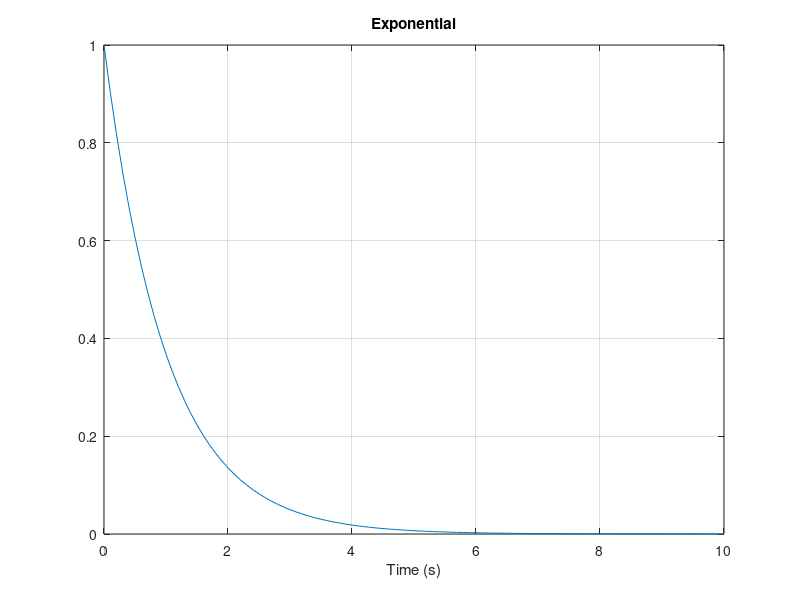
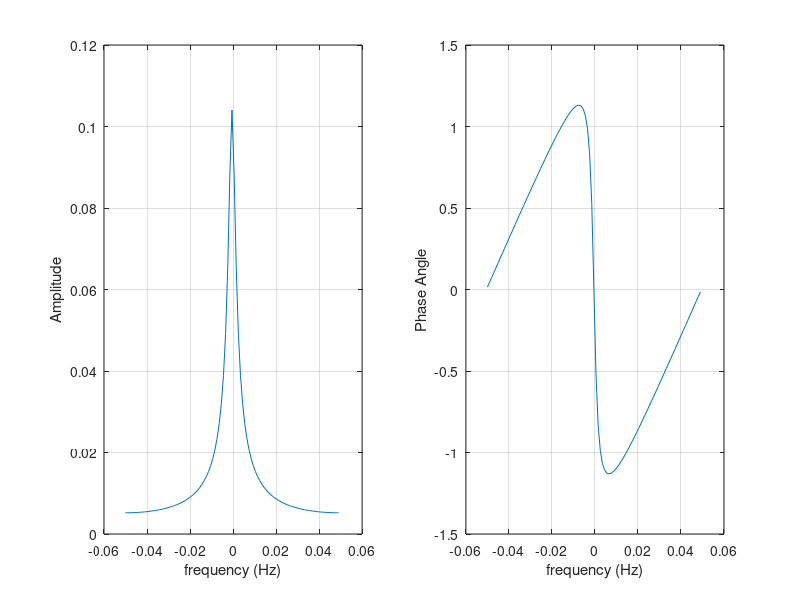

Write the MATLAB code that produced these figures, in order. (Note: this script raises an error after producing the figures.)
clc; clear; close all;

t = 0:0.1:10; % each spaced 0.1s apart
alpha = 1;

x = exp(-alpha*t); % x is now a list of raw data


L = length(x); % number of samples (samples)
Fs = mean(diff(t)); % average sampling frequency between...
                    % ...my raw data (samples/sec)
f = (-L/2:L/2 -1) * Fs/L; % my x-axis =>
                    % frequency (Hz, 1/s) samples/sec / samples

% plotting my raw data
figure(1);
plot(t, x);
xlabel('Time (s)');
title('Exponential');
grid on

% trying a FFT
X = fft(x); % large X is just a complex number!
            % if we plot this, it gives us garbage! :(
            % angle and amplitude
X_norm = 1/L * X; % lets normalize by divide the number of terms

% Amplitude and phase spectrum
figure(2)
subplot(1,2,1)
plot(f, fftshift(abs(X_norm)))
xlabel('frequency (Hz)')
ylabel('Amplitude')
grid on

subplot(1,2,2)
fft_rad = angle(X_norm);
fft_ang = rad2deg(fft_rad);
plot(f, fftshift(fft_rad))
xlabel('frequency (Hz)')
ylabel('Phase Angle')
grid on

% Make a table of values (coedds, freq, amp, ang)
table1 = table(X_norm',f',abs(X_norm'),fft_ang');
table1.Properties.VariableNames = {'FFT Coeffs','Frequency','Amplitude','Phase'};
disp(table1)


